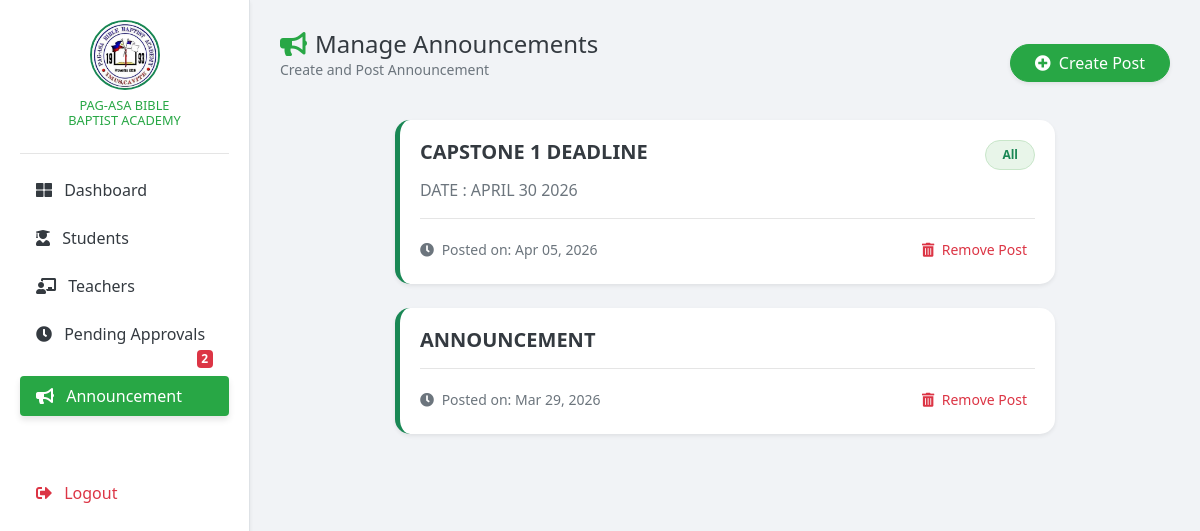
/manage_announcements.php (signed in), run on the app's committed database.
### tables this page shows
CREATE TABLE `announcements` (
  `id` int(11) NOT NULL,
  `title` varchar(255) NOT NULL,
  `description` text DEFAULT NULL,
  `target_audience` varchar(50) DEFAULT NULL,
  `message` text NOT NULL,
  `posted_by` varchar(100) DEFAULT NULL,
  `date_created` timestamp NOT NULL DEFAULT current_timestamp(),
  `date_posted` timestamp NOT NULL DEFAULT current_timestamp()
);

### manage_announcements.php (the view, shortened to what this page needs)
<?php
include('db_connect.php');
?>
<!DOCTYPE html>
<html lang="en">
<head>
    <link rel="stylesheet" href="https://cdn.jsdelivr.net/npm/bootstrap@4.6.2/dist/css/bootstrap.min.css">
    <link rel="stylesheet" href="https://cdnjs.cloudflare.com/ajax/libs/font-awesome/5.15.4/css/all.min.css">
</head>
<body>
    <?php include('sidebar.php'); ?>
    <div class="main-content">
        <div class="d-flex justify-content-between align-items-center mb-4">
            <div>
                <h4 class="fw-bold text-dark mb-0"><i class="fas fa-bullhorn text-success mr-2"></i>Manage Announcements</h4>
                <p class="text-muted small">Create and Post Announcement</p>
            </div>
            <button class="btn btn-success shadow-sm px-4 rounded-pill" data-toggle="modal" data-target="#postAnnouncement">
                <i class="fas fa-plus-circle mr-1"></i> Create Post
            </button>
        </div>
        <div class="row">
            <div class="col-lg-9 mx-auto">
                <?php
                $query = "SELECT * FROM announcements ORDER BY id DESC";
                $query_run = mysqli_query($conn, $query);
                if($query_run && mysqli_num_rows($query_run) > 0) {
                    foreach($query_run as $row) {
                        ?>
                        <div class="card announcement-card shadow-sm mb-4">
                            <div class="card-body">
                                <div class="d-flex justify-content-between align-items-start mb-2">
                                    <h5 class="font-weight-bold text-dark mb-0"><?= $row['title']; ?></h5>
                                    <span class="badge badge-pba px-3 py-2 rounded-pill"><?= $row['target_audience']; ?></span>
                                </div>
                                <p class="text-secondary" style="white-space: pre-line;"><?= $row['description']; ?></p>
                                <hr class="my-3">
                                <div class="d-flex justify-content-between align-items-center">
                                    <div class="small text-muted">
                                        <i class="fas fa-clock mr-1"></i>
                                        Posted on: <?= date('M d, Y', strtotime($row['date_created'])); ?>
                                    </div>
                                    <form action="announcement_logic.php" method="POST" onsubmit="return confirm('Burahin ito?');">
                                        <button type="submit" name="delete_announcement" class="btn btn-sm btn-outline-danger border-0">
                                            <i class="fas fa-trash-alt mr-1"></i> Remove Post
                                        </button>
                                    </form>
                                </div>
                            </div>
                        </div>
                        <?php
                    }
                } else {
                    echo "<div class='card shadow-sm text-center py-5'><h5 class='text-muted'>No announcements found.</h5></div>";
                }
                ?>
            </div>
        </div>
    </div>
</body>
</html>

### manage_announcements.php (style rules this page uses)
body { background-color: #f1f3f6; font-family: 'Segoe UI', sans-serif; }
.main-content { margin-left: 250px; padding: 30px; }
.card { border-radius: 15px; border: none; }
.announcement-card { border-left: 5px solid #198754; margin-bottom: 20px; }
.badge-pba { background-color: #e8f5e9; color: #198754; border: 1px solid #c8e6c9; }

### data on the page
announcements: title "CAPSTONE 1 DEADLINE", target_audience "All", description "DATE : APRIL 30 2026", date_created "Apr 05, 2026"
announcements: title "ANNOUNCEMENT", date_created "Mar 29, 2026"

### other printed values
mysqli_num_rows($pending_count_res) "2"
